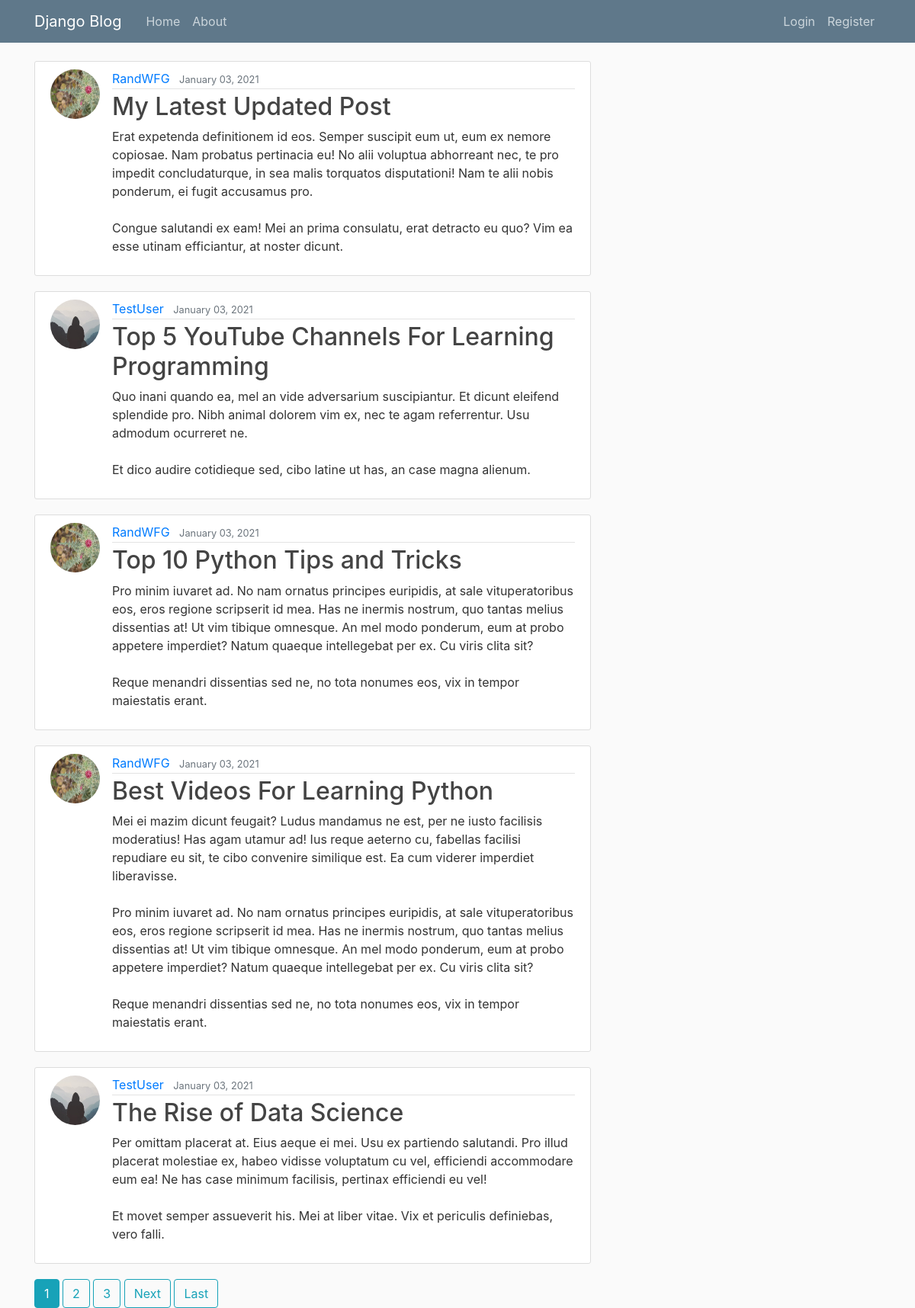
The app's page /, older data.
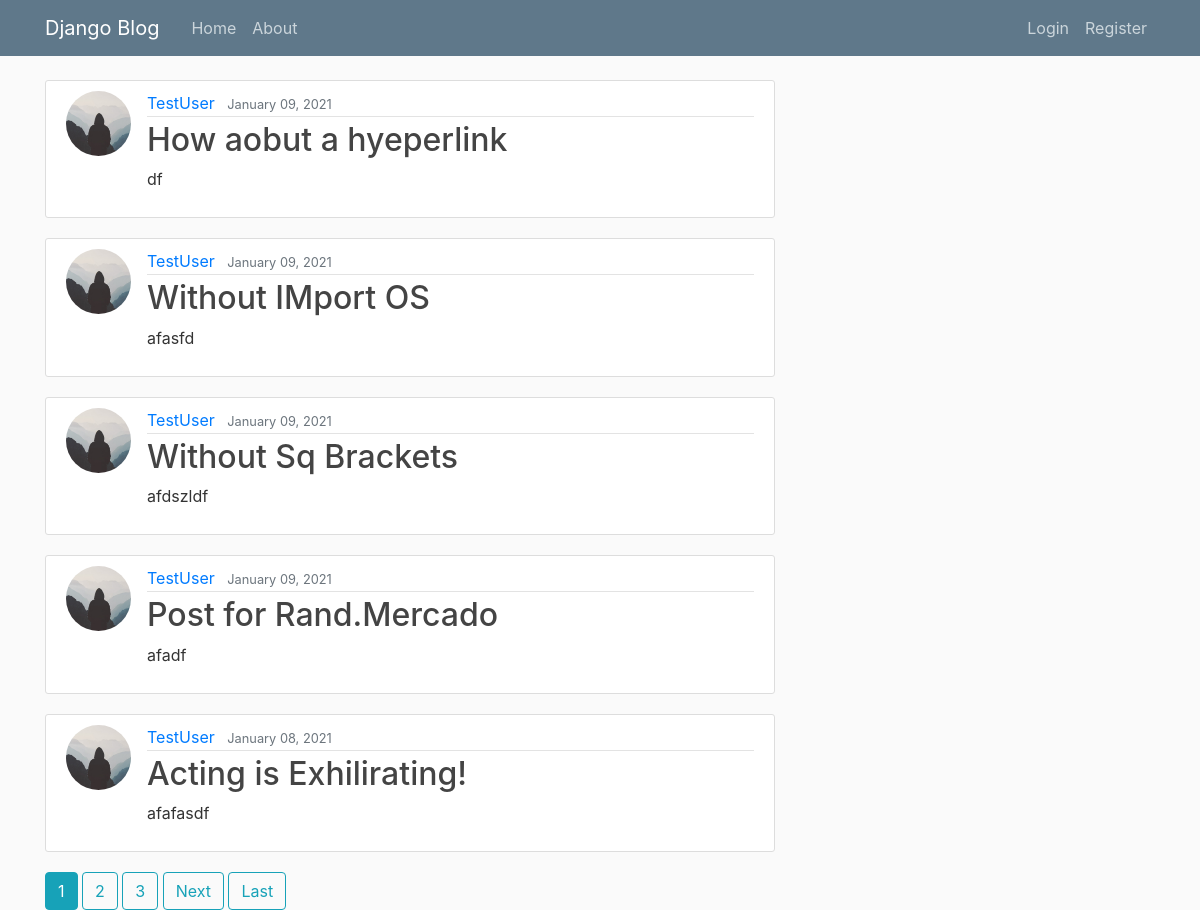
The same page, newer data.
### blog/models.py (models this page shows, shortened)
class Post(models.Model):
    title = models.CharField(max_length=100)
    content = models.TextField()
    date_posted = models.DateTimeField(default=timezone.now)
    author = models.ForeignKey(User, on_delete=models.CASCADE)

### users/models.py (models this page shows, shortened)
class Profile(models.Model):
    user = models.OneToOneField(User, on_delete=models.CASCADE)
    image = models.ImageField(default='default.jpg', upload_to='profile_pics')

### blog/views.py (the view)
# urls.py: path('', PostListView.as_view(), name='blog-home'),
class PostListView(ListView):
    model = Post
    template_name = 'blog/home.html'    # <app>/<model>_<viewtype>.html
    context_object_name = 'posts'
    ordering = ['-date_posted']
    paginate_by = 5

### blog/templates/blog/home.html (shortened to what this page needs)
{% extends "blog/base.html" %}
{% block content %}
    {% for post in posts %}
        <article class="media content-section">
          <img class="rounded-circle article-img" src="{{ post.author.profile.image.url }}">
          <div class="media-body">
            <div class="article-metadata">
              <a class="mr-2" href="{% url 'user-posts' post.author.username %}">{{ post.author }}</a>
              <small class="text-muted">{{ post.date_posted|date:"F d, Y"  }}</small>
            </div>
            <h2><a class="article-title" href="{% url 'post-detail' post.id %}">{{ post.title }}</a></h2>
            <p class="article-content">{{ post.content }}</p>
          </div>
        </article>
    {% endfor %}
    {% if is_paginated %}
        {% for num in page_obj.paginator.page_range %}
            {% if page_obj.number == num %}
                <a class="btn btn-info mb=4" href="?page={{ num }}">{{ num }}</a>
            {% elif num > page_obj.number|add:'-3' and num < page_obj.number|add:'3' %}
                <a class="btn btn-outline-info mb=4" href="?page={{ num }}">{{ num }}</a>
            {% endif %}
        {% endfor %}
        {% if page_obj.has_next %}
            <a class="btn btn-outline-info mb=4" href="?page={{ page_obj.next_page_number }}">Next</a>
            <a class="btn btn-outline-info mb=4" href="?page={{ page_obj.paginator.num_pages }}">Last</a>
        {% endif %}
    {% endif %}
{% endblock content %}

Row changes from the older to the newer data that the page shows:
no longer on this page (row unchanged): Post: author.profile.image (picture), author "RandWFG", date_posted "January 03, 2021", title "My Latest Updated Post", content "Erat expetenda definitionem id eos. Semper suscipit eum ut, eum ex nemore copiosae. Nam probatus pertinacia eu! No alii voluptua abhorreant nec, te pro impedit concludaturque, in sea malis torquatos disputationi! Nam te alii nobis ponderum, ei fugit accusamus pro. Congue salutandi ex eam! Mei an prima consulatu, erat detracto eu quo? Vim ea esse utinam efficiantur, at noster dicunt."
no longer on this page (row unchanged): Post: author.profile.image (placeholder picture), author "TestUser", date_posted "January 03, 2021", title "Top 5 YouTube Channels For Learning Programming", content "Quo inani quando ea, mel an vide adversarium suscipiantur. Et dicunt eleifend splendide pro. Nibh animal dolorem vim ex, nec te agam referrentur. Usu admodum ocurreret ne. Et dico audire cotidieque sed, cibo latine ut has, an case magna alienum."
no longer on this page (row unchanged): Post: author.profile.image (picture), author "RandWFG", date_posted "January 03, 2021", title "Top 10 Python Tips and Tricks", content "Pro minim iuvaret ad. No nam ornatus principes euripidis, at sale vituperatoribus eos, eros regione scripserit id mea. Has ne inermis nostrum, quo tantas melius dissentias at! Ut vim tibique omnesque. An mel modo ponderum, eum at probo appetere imperdiet? Natum quaeque intellegebat per ex. Cu viris clita sit? Reque menandri dissentias sed ne, no tota nonumes eos, vix in tempor maiestatis erant."
no longer on this page (row unchanged): Post: author.profile.image (picture), author "RandWFG", date_posted "January 03, 2021", title "Best Videos For Learning Python", content "Mei ei mazim dicunt feugait? Ludus mandamus ne est, per ne iusto facilisis moderatius! Has agam utamur ad! Ius reque aeterno cu, fabellas facilisi repudiare eu sit, te cibo convenire similique est. Ea cum viderer imperdiet liberavisse. Pro minim iuvaret ad. No nam ornatus principes euripidis, at sale vituperatoribus eos, eros regione scripserit id mea. Has ne inermis nostrum, quo tantas melius dissentias at! Ut vim tibique omnesque. An mel modo ponderum, eum at probo appetere imperdiet? Natum quaeque intellegebat per ex. Cu viris clita sit? Reque menandri dissentias sed ne, no tota nonumes eos, vix in tempor maiestatis erant."
no longer on this page (row unchanged): Post: author.profile.image (placeholder picture), author "TestUser", date_posted "January 03, 2021", title "The Rise of Data Science", content "Per omittam placerat at. Eius aeque ei mei. Usu ex partiendo salutandi. Pro illud placerat molestiae ex, habeo vidisse voluptatum cu vel, efficiendi accommodare eum ea! Ne has case minimum facilisis, pertinax efficiendi eu vel! Et movet semper assueverit his. Mei at liber vitae. Vix et periculis definiebas, vero falli."
added Post: author.profile.image (placeholder picture), author "TestUser", date_posted "January 09, 2021", title "How aobut a hyeperlink", content "df"
added Post: author.profile.image (placeholder picture), author "TestUser", date_posted "January 09, 2021", title "Without IMport OS", content "afasfd"
added Post: author.profile.image (placeholder picture), author "TestUser", date_posted "January 09, 2021", title "Without Sq Brackets", content "afdszldf"
added Post: author.profile.image (placeholder picture), author "TestUser", date_posted "January 09, 2021", title "Post for Rand.Mercado", content "afadf"
added Post: author.profile.image (placeholder picture), author "TestUser", date_posted "January 08, 2021", title "Acting is Exhilirating!", content "afafasdf"
